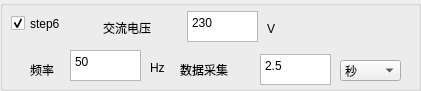
  <widget class="QGroupBox" name="groupBox_8">
   <property name="geometry">
    <rect>
     <x>0</x>
     <y>600</y>
     <width>421</width>
     <height>91</height>
    </rect>
   </property>
   <property name="title">
    <string/>
   </property>
   <widget class="QLabel" name="label_45">
    <property name="geometry">
     <rect>
      <x>103</x>
      <y>18</y>
      <width>71</width>
      <height>20</height>
     </rect>
    </property>
    <property name="text">
     <string>交流电压</string>
    </property>
   </widget>
   <widget class="QLabel" name="label_48">
    <property name="geometry">
     <rect>
      <x>180</x>
      <y>60</y>
      <width>71</width>
      <height>20</height>
     </rect>
    </property>
    <property name="text">
     <string>数据采集</string>
    </property>
   </widget>
   <widget class="QComboBox" name="comboBox_S6_TIME">
    <property name="geometry">
     <rect>
      <x>340</x>
      <y>60</y>
      <width>61</width>
      <height>21</height>
     </rect>
    </property>
    <item>
     <property name="text">
      <string>秒</string>
     </property>
    </item>
    <item>
     <property name="text">
      <string>毫秒</string>
     </property>
    </item>
    <item>
     <property name="text">
      <string>分钟</string>
     </property>
    </item>
   </widget>
   <widget class="QLabel" name="label_50">
    <property name="geometry">
     <rect>
      <x>267</x>
      <y>21</y>
      <width>16</width>
      <height>16</height>
     </rect>
    </property>
    <property name="text">
     <string>V</string>
    </property>
   </widget>
   <widget class="QTextEdit" name="textEdit_S6_TIME">
    <property name="geometry">
     <rect>
      <x>260</x>
      <y>54</y>
      <width>71</width>
      <height>31</height>
     </rect>
    </property>
    <property name="html">
     <string>&lt;!DOCTYPE HTML PUBLIC &quot;-//W3C//DTD HTML 4.0//EN&quot; &quot;http://www.w3.org/TR/REC-html40/strict.dtd&quot;&gt;
&lt;html&gt;&lt;head&gt;&lt;meta name=&quot;qrichtext&quot; content=&quot;1&quot; /&gt;&lt;style type=&quot;text/css&quot;&gt;
p, li { white-space: pre-wrap; }
&lt;/style&gt;&lt;/head&gt;&lt;body style=&quot; font-family:'宋体'; font-size:10pt; font-weight:400; font-style:normal;&quot;&gt;
&lt;p style=&quot; margin-top:0px; margin-bottom:0px; margin-left:0px; margin-right:0px; -qt-block-indent:0; text-indent:0px;&quot;&gt;&lt;span style=&quot; font-family:'SimSun'; font-size:9pt;&quot;&gt;2.5&lt;/span&gt;&lt;/p&gt;&lt;/body&gt;&lt;/html&gt;</string>
    </property>
   </widget>
   <widget class="QTextEdit" name="textEdit_S6_AC_VOLT">
    <property name="geometry">
     <rect>
      <x>187</x>
      <y>11</y>
      <width>71</width>
      <height>31</height>
     </rect>
    </property>
    <property name="html">
     <string>&lt;!DOCTYPE HTML PUBLIC &quot;-//W3C//DTD HTML 4.0//EN&quot; &quot;http://www.w3.org/TR/REC-html40/strict.dtd&quot;&gt;
&lt;html&gt;&lt;head&gt;&lt;meta name=&quot;qrichtext&quot; content=&quot;1&quot; /&gt;&lt;style type=&quot;text/css&quot;&gt;
p, li { white-space: pre-wrap; }
&lt;/style&gt;&lt;/head&gt;&lt;body style=&quot; font-family:'宋体'; font-size:10pt; font-weight:400; font-style:normal;&quot;&gt;
&lt;p style=&quot; margin-top:0px; margin-bottom:0px; margin-left:0px; margin-right:0px; -qt-block-indent:0; text-indent:0px;&quot;&gt;&lt;span style=&quot; font-family:'SimSun'; font-size:9pt;&quot;&gt;230&lt;/span&gt;&lt;/p&gt;&lt;/body&gt;&lt;/html&gt;</string>
    </property>
   </widget>
   <widget class="QTextEdit" name="textEdit_S6_AC_FR">
    <property name="geometry">
     <rect>
      <x>70</x>
      <y>50</y>
      <width>71</width>
      <height>31</height>
     </rect>
    </property>
    <property name="html">
     <string>&lt;!DOCTYPE HTML PUBLIC &quot;-//W3C//DTD HTML 4.0//EN&quot; &quot;http://www.w3.org/TR/REC-html40/strict.dtd&quot;&gt;
&lt;html&gt;&lt;head&gt;&lt;meta name=&quot;qrichtext&quot; content=&quot;1&quot; /&gt;&lt;style type=&quot;text/css&quot;&gt;
p, li { white-space: pre-wrap; }
&lt;/style&gt;&lt;/head&gt;&lt;body style=&quot; font-family:'宋体'; font-size:10pt; font-weight:400; font-style:normal;&quot;&gt;
&lt;p style=&quot; margin-top:0px; margin-bottom:0px; margin-left:0px; margin-right:0px; -qt-block-indent:0; text-indent:0px;&quot;&gt;&lt;span style=&quot; font-family:'SimSun'; font-size:9pt;&quot;&gt;50&lt;/span&gt;&lt;/p&gt;&lt;/body&gt;&lt;/html&gt;</string>
    </property>
   </widget>
   <widget class="QCheckBox" name="checkBox_S6">
    <property name="geometry">
     <rect>
      <x>11</x>
      <y>13</y>
      <width>81</width>
      <height>21</height>
     </rect>
    </property>
    <property name="text">
     <string>step6</string>
    </property>
    <property name="checked">
     <bool>true</bool>
    </property>
   </widget>
   <widget class="QLabel" name="label_47">
    <property name="geometry">
     <rect>
      <x>150</x>
      <y>60</y>
      <width>20</width>
      <height>16</height>
     </rect>
    </property>
    <property name="text">
     <string>Hz</string>
    </property>
   </widget>
   <widget class="QLabel" name="label_46">
    <property name="geometry">
     <rect>
      <x>30</x>
      <y>60</y>
      <width>41</width>
      <height>20</height>
     </rect>
    </property>
    <property name="text">
     <string>频率</string>
    </property>
   </widget>
  </widget>
